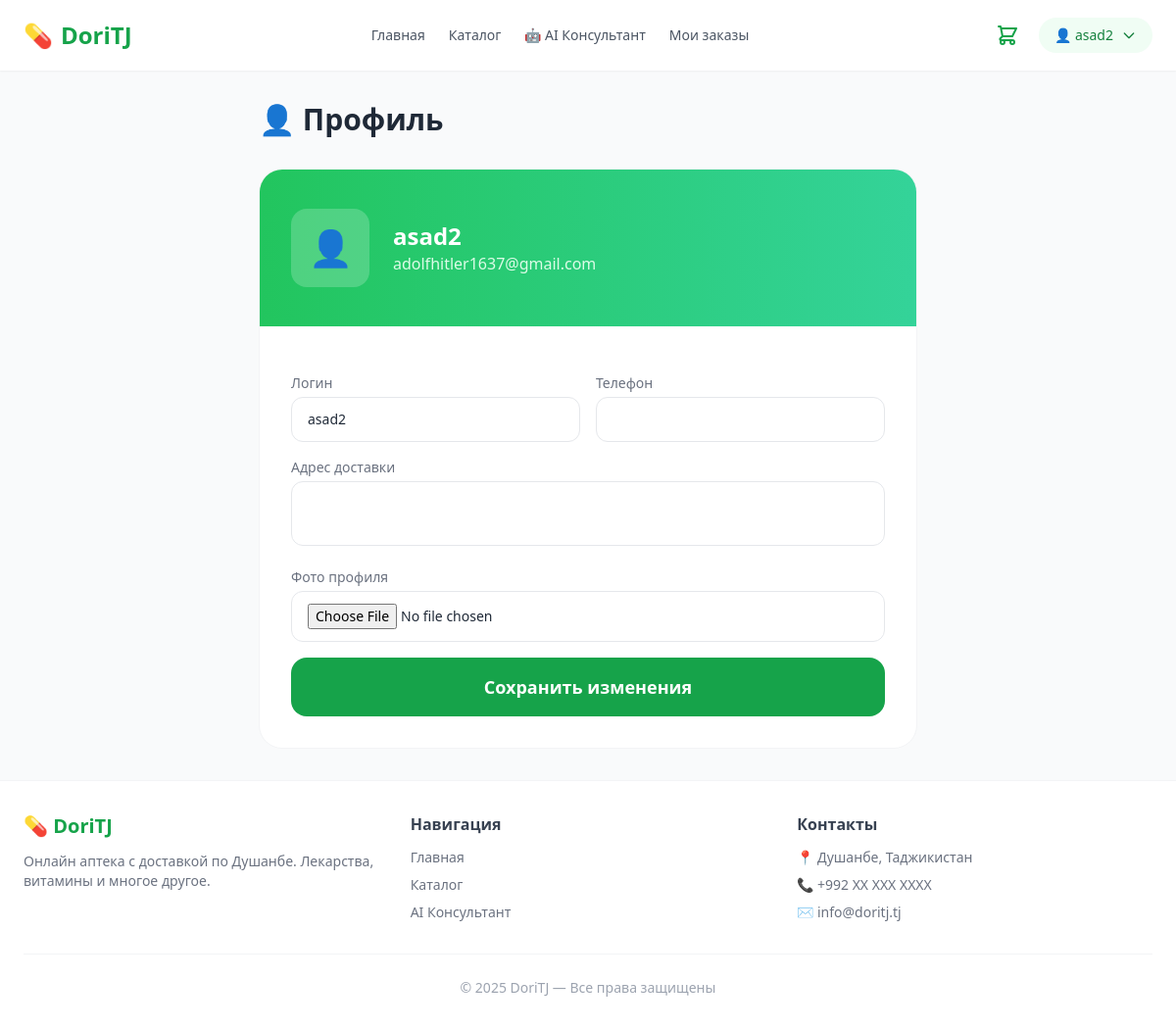
Page /accounts/profile/ (signed in) on the earlier database version.
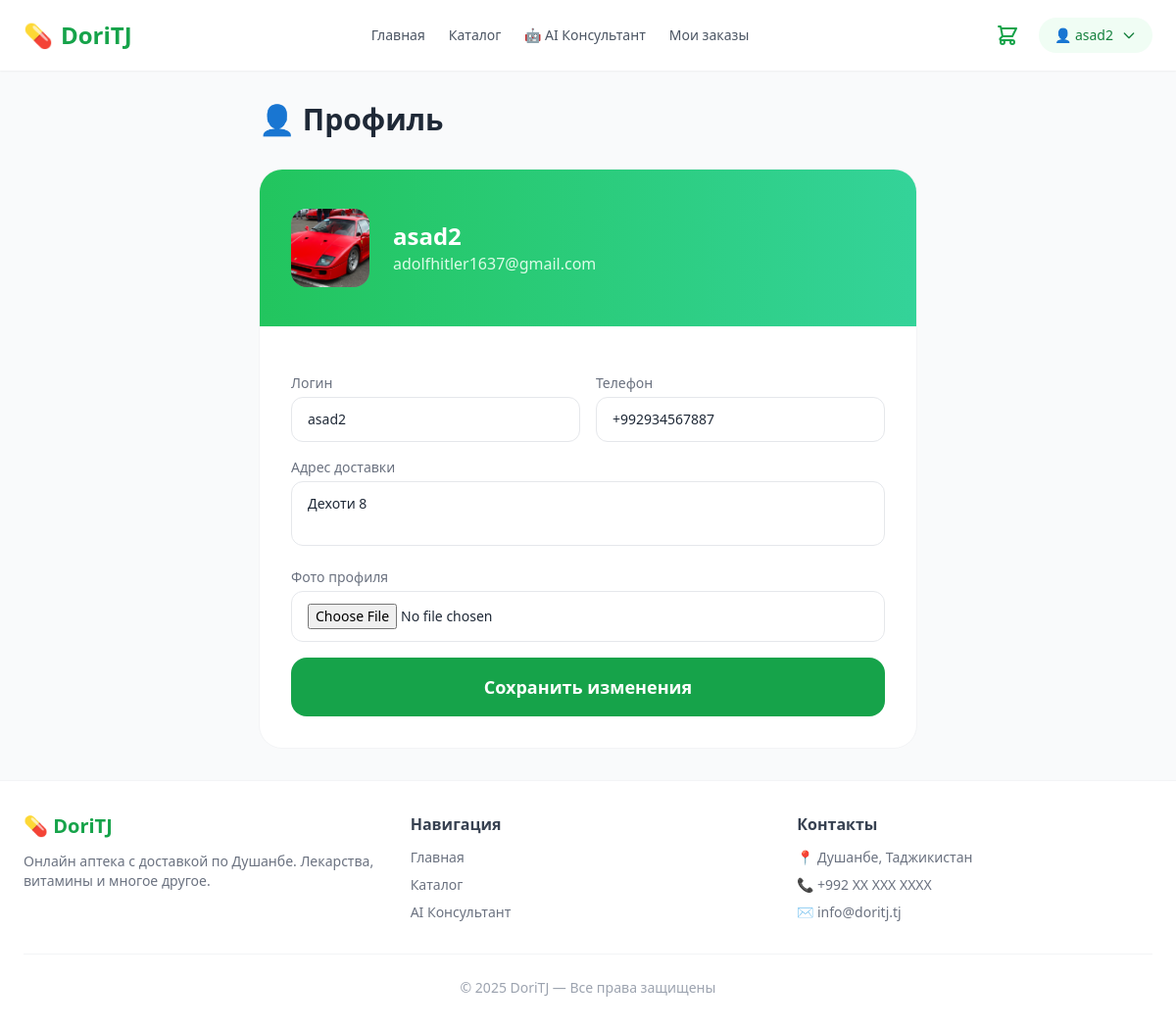
Same page on the later database version.
### accounts/models.py (models this page shows, shortened)
class User(AbstractUser):
    phone = models.CharField(max_length=20, blank=True)
    address = models.TextField(blank=True)
    birth_date = models.DateField(null=True, blank=True)
    avatar = models.ImageField(upload_to='avatars/', blank=True)
    age = models.PositiveIntegerField(null=True, blank=True)

### accounts/views.py (the view)
# urls.py: path('profile/', views.profile_view, name='profile'),
@login_required
def profile_view(request):
    if request.method == 'POST':
        form = ProfileForm(request.POST, request.FILES, instance=request.user)
        if form.is_valid():
            form.save()
            return redirect('profile')
    else:
        form = ProfileForm(instance=request.user)
    return render(request, 'profile.html', {'form': form})

### accounts/forms.py
class ProfileForm(forms.ModelForm):
    class Meta:
        model = User
        fields = ['username', 'email', 'phone', 'address', 'avatar']
        widgets = {
            'username': forms.TextInput(attrs={'placeholder': 'Логин'}),
            'email': forms.EmailInput(attrs={'placeholder': 'Email'}),
            'phone': forms.TextInput(attrs={'placeholder': '+992 XX XXX XXXX'}),
            'address': forms.Textarea(attrs={'placeholder': 'Адрес доставки', 'rows': 2}),
        }

### accounts/backend.py (called while the page is built)
    def get_user(self, user_id):
        try:
            return User.objects.get(pk=user_id)
        except User.DoesNotExist:
            return None

### templates/profile.html (shortened to what this page needs)
{% extends 'base.html' %}
{% block content %}
<div class="max-w-2xl mx-auto">
    <h1 class="text-3xl font-bold text-gray-800 mb-8">👤 Профиль</h1>
    <div class="bg-white rounded-3xl border border-gray-100 overflow-hidden">
        <div class="bg-gradient-to-r from-green-500 to-emerald-400 px-8 py-10 flex items-center gap-6">
            <div class="w-20 h-20 rounded-2xl bg-white/20 flex items-center justify-center text-4xl overflow-hidden">
                {% if user.avatar %}
                    <img src="{{ user.avatar.url }}" class="w-full h-full object-cover">
                {% else %}
                    👤
                {% endif %}
            </div>
            <div class="text-white">
                <h2 class="text-2xl font-bold">{{ user.username }}</h2>
                <p class="text-green-100">{{ user.email }}</p>
            </div>
        </div>
        <div class="p-8">
            <form method="POST" enctype="multipart/form-data" class="space-y-4">
                <div class="grid grid-cols-2 gap-4">
                    <div>
                        <label class="text-sm text-gray-500 mb-1 block">Логин</label>
                        <input type="text" name="username" value="{{ user.username }}"
                            class="w-full border border-gray-200 rounded-xl px-4 py-3 text-sm focus:outline-none focus:border-green-400">
                    </div>
                    <div>
                        <label class="text-sm text-gray-500 mb-1 block">Телефон</label>
                        <input type="text" name="phone" value="{{ user.phone }}"
                            class="w-full border border-gray-200 rounded-xl px-4 py-3 text-sm focus:outline-none focus:border-green-400">
                    </div>
                </div>
                <div>
                    <label class="text-sm text-gray-500 mb-1 block">Адрес доставки</label>
                    <textarea name="address" rows="2"
                        class="w-full border border-gray-200 rounded-xl px-4 py-3 text-sm focus:outline-none focus:border-green-400 resize-none">{{ user.address }}</textarea>
                </div>
                <div>
                    <label class="text-sm text-gray-500 mb-1 block">Фото профиля</label>
                    <input type="file" name="avatar" accept="image/*"
                        class="w-full border border-gray-200 rounded-xl px-4 py-3 text-sm">
                </div>
                <button type="submit"
                    class="w-full bg-green-600 text-white font-bold py-4 rounded-2xl hover:bg-green-700 transition text-lg">
                    Сохранить изменения
                </button>
            </form>
        </div>
    </div>
</div>
{% endblock %}

### templates/base.html (shortened to what this page needs)
<!DOCTYPE html>
<html lang="ru">
<head>
    <script src="https://cdn.tailwindcss.com"></script>
</head>
<body class="bg-gray-50 text-gray-800 min-h-screen flex flex-col">
<header class="bg-white shadow-sm sticky top-0 z-50">
    <div class="max-w-7xl mx-auto px-6 py-4 flex items-center justify-between">
        <a href="/" class="flex items-center gap-2 text-green-600 font-bold text-2xl">
            💊 <span>DoriTJ</span>
        </a>
        <nav class="hidden md:flex items-center gap-6 text-sm font-medium text-gray-600">
            <a href="/" class="hover:text-green-600 transition">Главная</a>
            {% if user.is_authenticated %}
                <a href="/catalog/" class="hover:text-green-600 transition">Каталог</a>
                <a href="/consultantai/" class="hover:text-green-600 transition">🤖 AI Консультант</a>
                <a href="/orders/my-orders/" class="hover:text-green-600 transition">Мои заказы</a>
            {% endif %}
        </nav>
        <div class="flex items-center gap-3">
            {% if user.is_authenticated %}
                <a href="/orders/cart/" class="relative p-2 rounded-full hover:bg-green-50 transition">
                    <svg class="w-6 h-6 text-green-600" fill="none" stroke="currentColor" viewBox="0 0 24 24">
                        <path stroke-linecap="round" stroke-linejoin="round" stroke-width="2"
                            d="M3 3h2l.4 2M7 13h10l4-8H5.4M7 13L5.4 5M7 13l-2.293 2.293c-.63.63-.184 1.707.707 1.707H17m0 0a2 2 0 100 4 2 2 0 000-4zm-8 2a2 2 0 11-4 0 2 2 0 014 0z"/>
                    </svg>
                </a>
                <div class="relative group">
                    <button class="flex items-center gap-2 bg-green-50 text-green-700 px-4 py-2 rounded-full text-sm font-medium hover:bg-green-100 transition">
                        👤 {{ user.username }}
                        <svg class="w-4 h-4" fill="none" stroke="currentColor" viewBox="0 0 24 24">
                            <path stroke-linecap="round" stroke-linejoin="round" stroke-width="2" d="M19 9l-7 7-7-7"/>
                        </svg>
                    </button>
                </div>
            {% endif %}
        </div>
    </div>
</header>
<main class="max-w-7xl mx-auto px-6 py-8 flex-1 w-full">
    {% block content %}{% endblock %}
</main>
<footer class="bg-white border-t border-gray-100 mt-auto">
    <div class="max-w-7xl mx-auto px-6 py-8">
        <div class="grid grid-cols-1 md:grid-cols-3 gap-8">
            <div>
                <h3 class="text-green-600 font-bold text-xl mb-3">💊 DoriTJ</h3>
                <p class="text-gray-500 text-sm">Онлайн аптека с доставкой по Душанбе. Лекарства, витамины и многое другое.</p>
            </div>
            <div>
                <h4 class="font-semibold mb-3 text-gray-700">Навигация</h4>
                <ul class="space-y-2 text-sm text-gray-500">
                    <li><a href="/" class="hover:text-green-600">Главная</a></li>
                    <li><a href="/catalog/" class="hover:text-green-600">Каталог</a></li>
                    <li><a href="/consultant/" class="hover:text-green-600">AI Консультант</a></li>
                </ul>
            </div>
            <div>
                <h4 class="font-semibold mb-3 text-gray-700">Контакты</h4>
                <ul class="space-y-2 text-sm text-gray-500">
                    <li>📍 Душанбе, Таджикистан</li>
                    <li>📞 +992 XX XXX XXXX</li>
                    <li>✉️ info@doritj.tj</li>
                </ul>
            </div>
        </div>
        <div class="border-t border-gray-100 mt-8 pt-6 text-center text-sm text-gray-400">
            © 2025 DoriTJ — Все права защищены
        </div>
    </div>
</footer>
</body>
</html>

Differences in the rows shown:
changed User "asad2": avatar: picture added; phone (not shown) → "+992934567887"; address (not shown) → "Дехоти 8"
